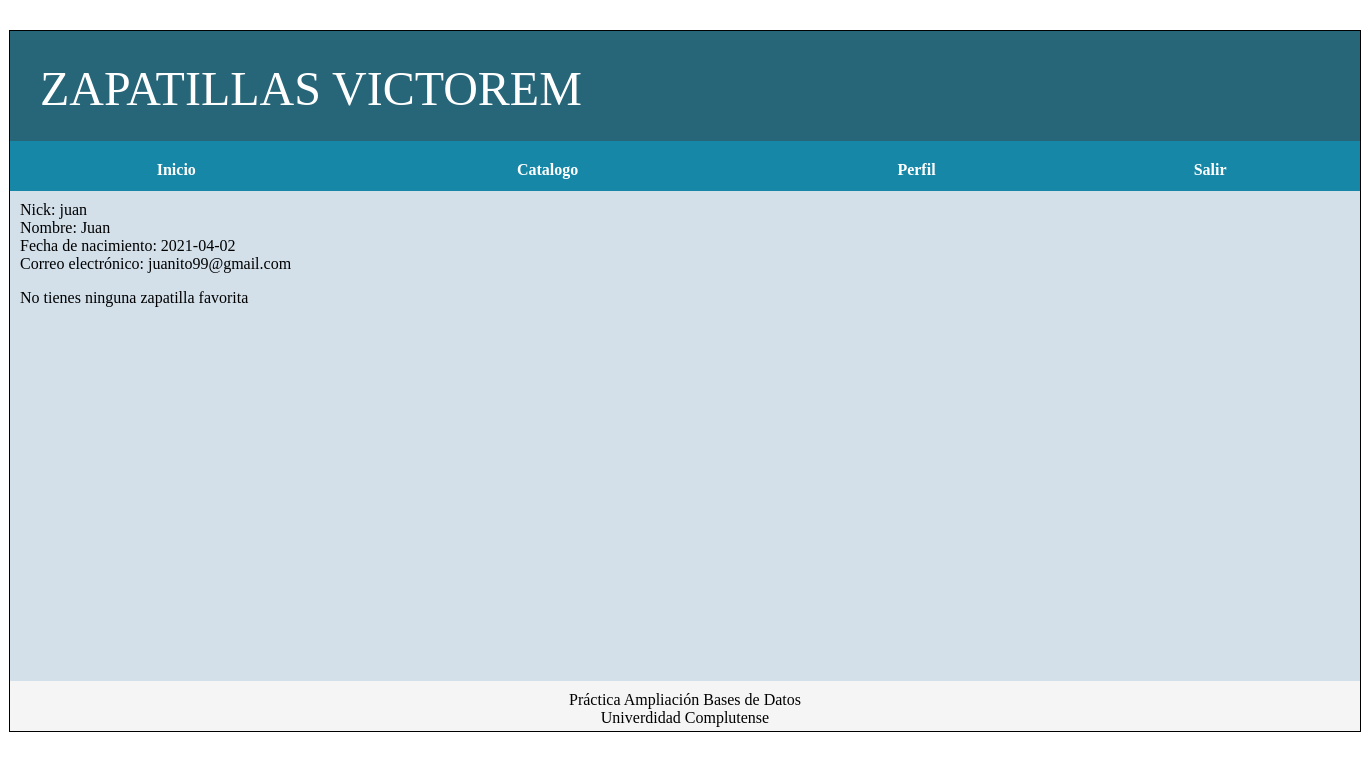
Screenshot of /vistaPerfil.php?variable=juan (signed in) with the database file from the repository.
### tables this page shows
CREATE TABLE `usuarios` (
  `Id` varchar(100) NOT NULL,
  `Nombre` varchar(100) NOT NULL,
  `Contrasenia` varchar(300) NOT NULL,
  `FechaNacimiento` date NOT NULL,
  `Correo` varchar(100) NOT NULL,
  `Tipo` varchar(100) NOT NULL
);

### includes/DAO/DAO.php (called while the page is built, shortened)
<?php
class DAO {
		public $mysqli;
		public function __construct(){
			if (!$this->mysqli ){
				$this->mysqli = new mysqli('localhost','admin','adminpass','zapatillas');
			}
		}
		public function ejecutarConsulta($sql){
			if($sql != ""){
				$consulta = $this->mysqli->query($sql) or die ($this->mysqli->error. " en la línea ".(__LINE__-1));
				$tablaDatos = array();
				while ($fila = mysqli_fetch_assoc($consulta)){
					array_push($tablaDatos, $fila);
				}
				return $tablaDatos;
			}
			else {
				return 0;
			}
		}
}
?>

### includes/SA/SAUsuario.php (called while the page is built, shortened)
<?php
require_once __DIR__.'/../DAO/DAOUsuario.php';
class SAUsuario{
    public static function buscaUsuarioSA($idUsuario) {
        $daoUsuario = new DAOUsuario();
        return $daoUsuario->buscaUsuarioDAO($idUsuario);
    }
}
?>

### includes/DAO/DAOUsuario.php (called while the page is built, shortened)
<?php
include_once('DAO.php');
require_once __DIR__.'/../TO/TOUsuario.php';
class DAOUsuario extends DAO {
	public function buscaUsuarioDAO($idUsuario) {
		$usuario = new TOUsuario($idUsuario);
		$query = "SELECT * FROM usuarios  WHERE Id = '$idUsuario'";
		$rs = $this->ejecutarConsulta($query);
		if ($rs) {
			if (count($rs) == 1) {
				$usuario->setIdUsuario($rs[0]["Id"]);
				$usuario->setNombreUsuario($rs[0]["Nombre"]);
				$usuario->setContrasenaUsuario($rs[0]["Contrasenia"]);
				$usuario->setFechaUsuario($rs[0]["FechaNacimiento"]);
				$usuario->setCorreoUsuario($rs[0]["Correo"]);
				$usuario->setTipoUsuario($rs[0]["Tipo"]);
            return $usuario;
			}
		}
		return null;
	}
}
?>

### includes/TO/TOUsuario.php (called while the page is built, shortened)
<?php
class TOUsuario{
	private $id;
	private $nombre;
	private $fecha;
	private $correo;
	private $tipo;
	public function __construct($idUsuario){
		$this->id = $idUsuario;
	}
	public function setIdUsuario($idUsuario){
		$this->id = $idUsuario;
	}
	public function setNombreUsuario($nombreUsuario){
		$this->nombre = $nombreUsuario;
	}
	public function setFechaUsuario($fechaUsuario){
		$this->fecha = $fechaUsuario;
	}
	public function setCorreoUsuario ($correoUsuario){
		$this->correo = $correoUsuario;
	}
	public function setTipoUsuario($tipoUsuario){
		$this->tipo = $tipoUsuario;
	}
	public function getIdUsuario(){
		return $this->id;
	}
	public function getNombreUsuario(){
		return $this->nombre;
	}
	public function getFechaUsuario(){
		return $this->fecha;
	}
	public function getCorreoUsuario(){
		return $this->correo;
	}
	public function getTipoUsuario(){
		return $this->tipo;
	}
}
?>

### includes/SA/SAFavorito.php (called while the page is built, shortened)
<?php
require_once __DIR__.'/../DAO/DAOFavorito.php';
class SAFavorito {
	public static function listarFavoritosSA(){
	$daoFavorito = new DAOFavorito();
	$result = $daoFavorito->listarFavoritosDAO($_SESSION["id"]);
	$eventos = array();
	return $eventos;
	}
}
?>

### includes/DAO/DAOFavorito.php (called while the page is built, shortened)
<?php
include_once('DAO.php');
class DAOFavorito extends DAO {
	public function listarFavoritosDAO($id){
		$query = "SELECT * FROM favoritos WHERE IdUsuario = '$id'";
		$array = array();
		$rs = $this->ejecutarConsulta($query);
		if (count($rs) != 0) {
			for($i = 0; $i < count($rs); $i++ ){
                array_push( $array, $rs[$i]['IdZapatilla']);
            }
			return $array;
		}
		else{
			return null;
		}
	}
}
?>

### vistaPerfil.php (the view, shortened to what this page needs)
<?php
	require_once __DIR__.'/includes/SA/SAUsuario.php';
	require_once __DIR__.'/includes/TO/TOUsuario.php';
	require_once __DIR__.'/includes/SA/SAFavorito.php';
?>
<html>
<head>
	<link rel="stylesheet" type="text/css" href="css/estilo-basico.css" />
</head>
<body>
	<div id="contenedor">
		<?php
			require("includes/comun/cabecera.php");
			require("includes/comun/menu.php");
		?>
		<div id="contenidos">
			<?php
				if (isset($_GET['variable'])){
					$perfilUsuario = SAUsuario::buscaUsuarioSA($_GET['variable']);
				}
				echo "Nick: ". $perfilUsuario->getIdUsuario() . "</br>";
				echo "Nombre: " . $perfilUsuario->getNombreUsuario() ."</br>";
				echo "Fecha de nacimiento: " . $perfilUsuario->getFechaUsuario() . "</br>";
				echo "Correo electrónico: " . $perfilUsuario->getCorreoUsuario() . "</br>";
				$listaFavoritos = SAFavorito::listarFavoritosSA();
				$numero = sizeof($listaFavoritos);
				if($listaFavoritos == null || $numero == 0){
					echo "<p>No tienes ninguna zapatilla favorita</p>";
				}
			?>
		</div>
		<?php
			include("includes/comun/pie.php");
		?>
	</div>
</body>
</html>

### css/estilo-basico.css (style rules this page uses)
body { background-color: #FFFFFF; }
div#contenedor { width: 1350px; height: 700px; margin: auto; border: 1px solid black; background-color: #aaaaaa; margin-top: 30px; }
div#contenidos { overflow-y: scroll; padding: 10px; float: center; height: 470px; width: 1330px; background-color: #d3e0ea; }

### rows the page displays
usuarios: Id "juan", Nombre "Juan", FechaNacimiento "2021-04-02", Correo "juanito99@gmail.com"
